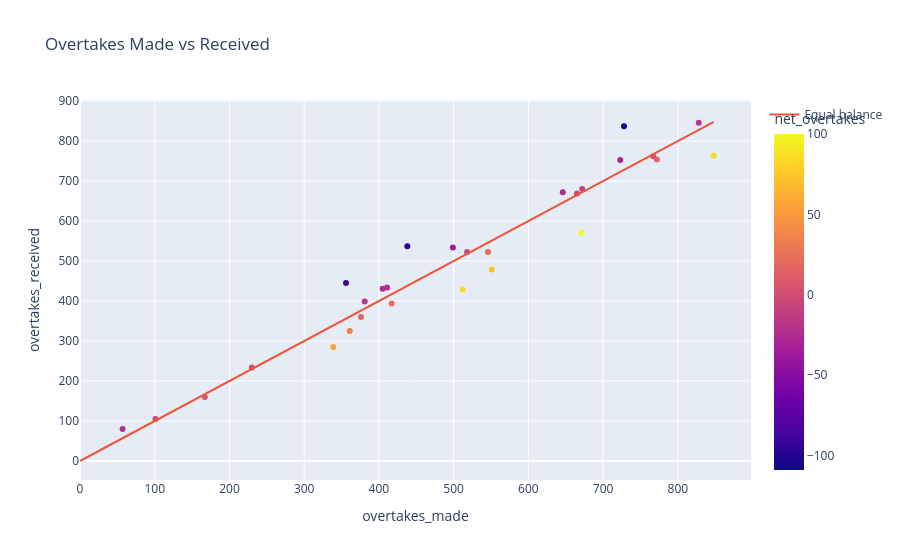

This figure's notebook cell:
### Code cell
fig = px.scatter(
    overtake_stats,
    x="overtakes_made",
    y="overtakes_received",
    hover_name="driver_id",
    color="net_overtakes",
    title="Overtakes Made vs Received",
)
max_axis = max(overtake_stats["overtakes_made"].max(), overtake_stats["overtakes_received"].max())
fig.add_scatter(x=[0, max_axis], y=[0, max_axis], mode="lines", name="Equal balance")
fig.write_html(OUTPUT_CHARTS / "overtakes_made_vs_received.html", include_plotlyjs="cdn")
fig.show()

### Figure 1 — Plotly figure (JSON) as saved in the notebook; plotly's stock layout.template omitted (floating-point values rounded to 4 significant figures)
{"data": [{"hovertemplate": "<b>%{hovertext}</b><br><br>overtakes_made=%{x}<br>overtakes_received=%{y}<br>net_overtakes=%{marker.color}<extra></extra>", "hovertext": ["Lewis HAMILTON", "Esteban OCON", "Oliver BEARMAN", "Liam LAWSON", "ZHOU Guanyu", "Kevin MAGNUSSEN", "Franco COLAPINTO", "Charles LECLERC", "Lance STROLL", "Sergio PEREZ", "Logan SARGEANT", "Alexander ALBON", "Yuki TSUNODA", "Daniel RICCIARDO", "Jack DOOHAN", "Max VERSTAPPEN", "Carlos SAINZ", "Gabriel BORTOLETO", "Nico HULKENBERG", "Arvid LINDBLAD", "Valtteri BOTTAS", "Kimi ANTONELLI", "George RUSSELL", "Pierre GASLY", "Oscar PIASTRI", "Isack HADJAR", "Lando NORRIS", "Fernando ALONSO"], "legendgroup": "", "marker": {"color": [100, 84, 83, 72, 54, 36, 23, 23, 18, 16, 7, 5, -4, -4, -4, -5, -8, -18, -18, -23, -23, -26, -26, -30, -35, -89, -99, -109], "coloraxis": "coloraxis", "symbol": "circle"}, "mode": "markers", "name": "", "orientation": "v", "showlegend": false, "type": "scatter", "x": [671, 848, 512, 551, 339, 361, 417, 546, 772, 376, 167, 767, 665, 230, 101, 518, 672, 381, 828, 57, 411, 405, 646, 723, 499, 356, 438, 728], "xaxis": "x", "y": [571, 764, 429, 479, 285, 325, 394, 523, 754, 360, 160, 762, 669, 234, 105, 523, 680, 399, 846, 80, 434, 431, 672, 753, 534, 445, 537, 837], "yaxis": "y"}, {"mode": "lines", "name": "Equal balance", "type": "scatter", "x": [0, 848], "y": [0, 848]}], "layout": {"coloraxis": {"colorbar": {"title": {"text": "net_overtakes"}}, "colorscale": [[0.0, "#0d0887"], [0.1111, "#46039f"], [0.2222, "#7201a8"], [0.3333, "#9c179e"], [0.4444, "#bd3786"], [0.5556, "#d8576b"], [0.6667, "#ed7953"], [0.7778, "#fb9f3a"], [0.8889, "#fdca26"], [1.0, "#f0f921"]]}, "legend": {"tracegroupgap": 0}, "title": {"text": "Overtakes Made vs Received"}, "xaxis": {"anchor": "y", "domain": [0.0, 1.0], "title": {"text": "overtakes_made"}}, "yaxis": {"anchor": "x", "domain": [0.0, 1.0], "title": {"text": "overtakes_received"}}}}
